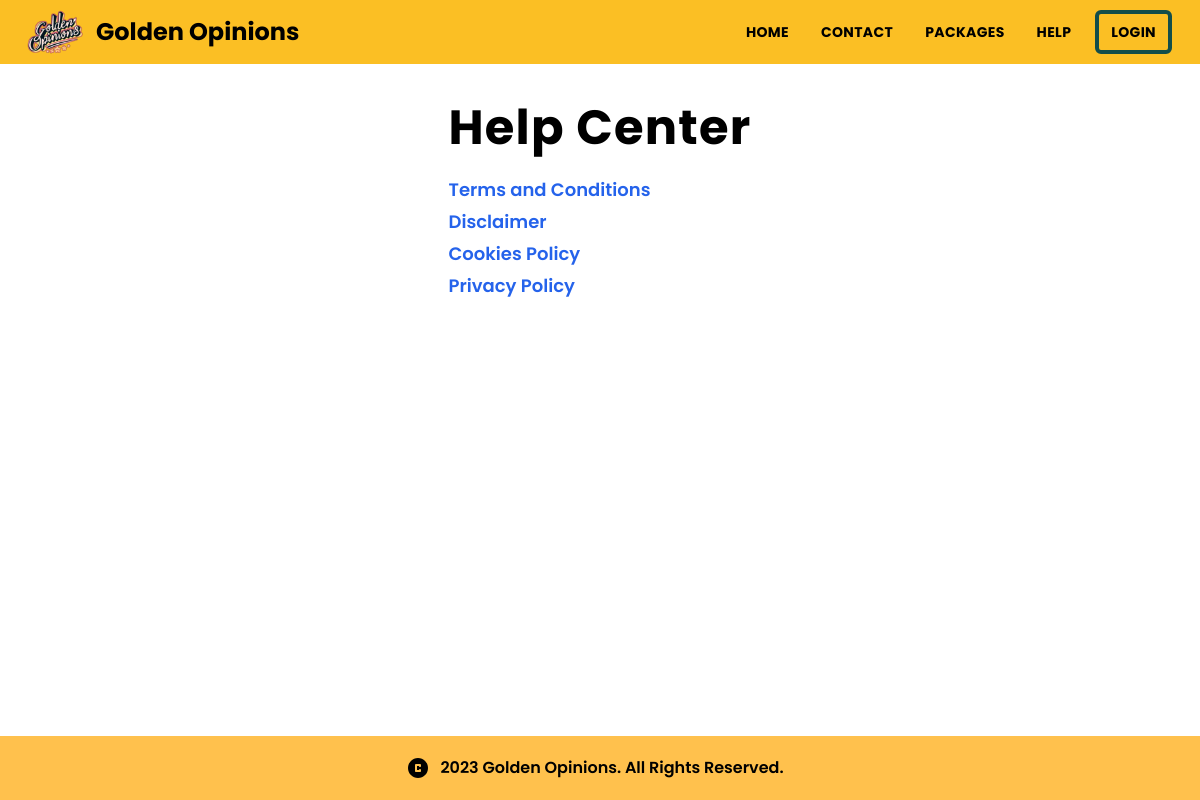
Page /help on the earlier database version.
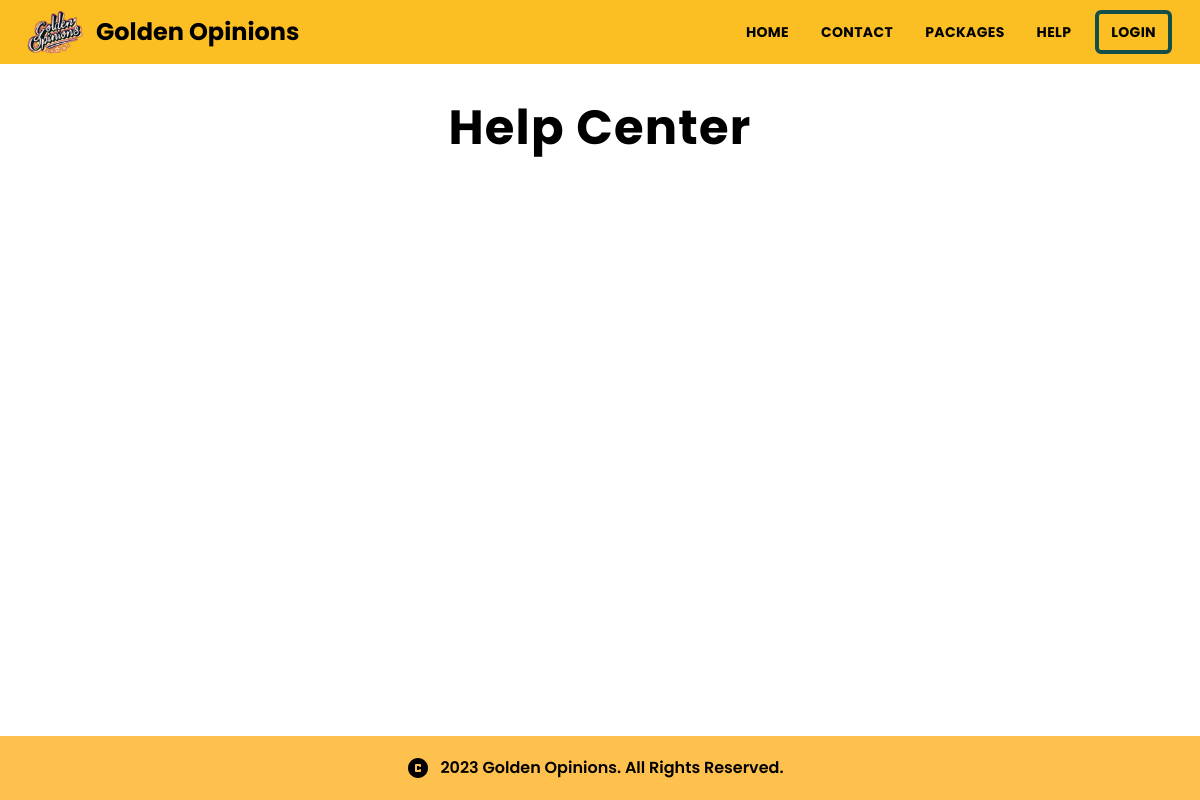
Same page on the later database version.
### myapp/models.py (models this page shows)
class Article(db.Model):
    id = db.Column(db.Integer, primary_key=True)
    title = db.Column(db.String)
    content = db.Column(db.String)
    updated_at = db.Column(db.DateTime())

### myapp/routes.py (the view)
@app.route("/help")
def helpcenter():
    articles = db.session.scalars(db.select(Article)).all()
    return render_template("helpcenter.html", articles=articles, slugify=slugify)

### myapp/routes.py (called while the page is built)
@app.after_request
def after_request(response):
    response.headers["Content-Security-Policy"] = (
        ""
        + "font-src https://fonts.googleapis.com/ https://fonts.gstatic.com;"
        + "style-src-elem 'self' https://fonts.googleapis.com/ https://cdn.quilljs.com 'nonce-golden';"
        + "script-src-elem 'self' https://cdnjs.cloudflare.com https://cdn.jsdelivr.net https://cdn.quilljs.com https://esm.sh 'nonce-golden'"
    )
    return response

### myapp/templates/helpcenter.html (shortened to what this page needs)
{% extends "base.html" %}
{% block content %}
    <div class="p-8 w-fit mx-auto">
        <div class="mt-2 mb-6 text-4xl sm:text-5xl tracking-wide font-bold">Help Center</div>
        <div class="flex flex-col space-y-1">
            {% if articles is defined and articles|length > 0 %}
                {% for article in articles %}
                    <a href="{{ url_for('help_article', slug = article.id|string + '-' + slugify(article.title) ) }}"
                       class="link !text-base sm:!text-lg">{{ article.title }}</a>
                {% endfor %}
            {% endif %}
        </div>
    </div>
{% endblock %}

Differences in the rows shown:
removed Article: title "Terms and Conditions"
removed Article: title "Disclaimer"
removed Article: title "Cookies Policy"
removed Article: title "Privacy Policy"
